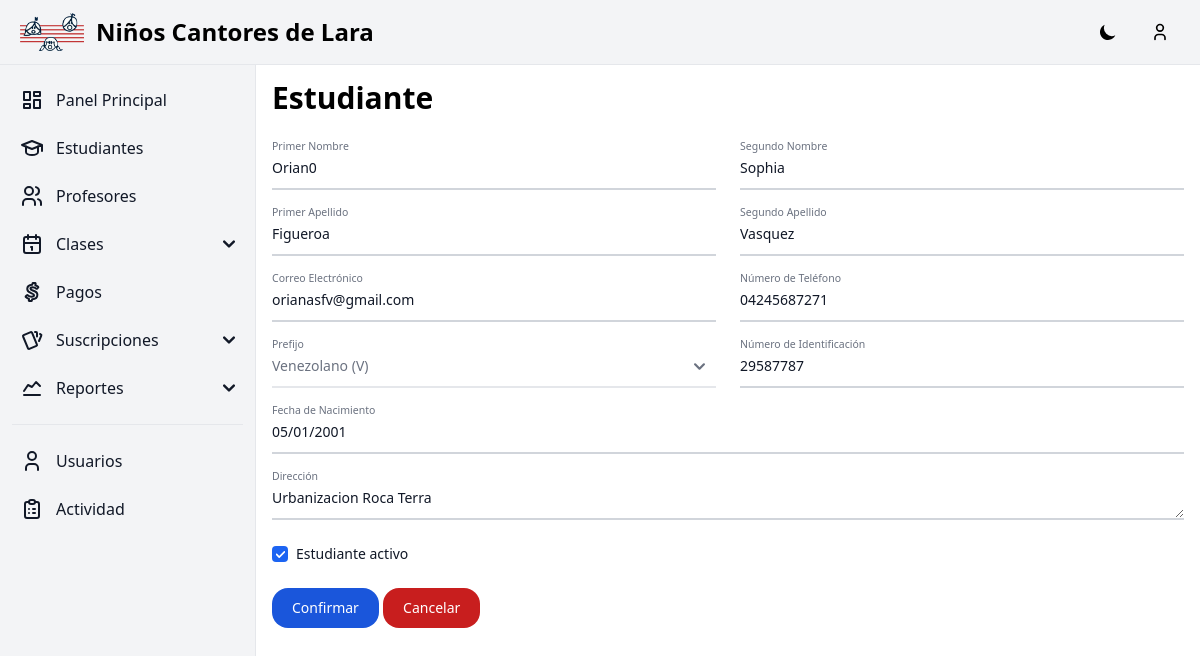
Before: /students/update/196/ (signed in) with the older database file.
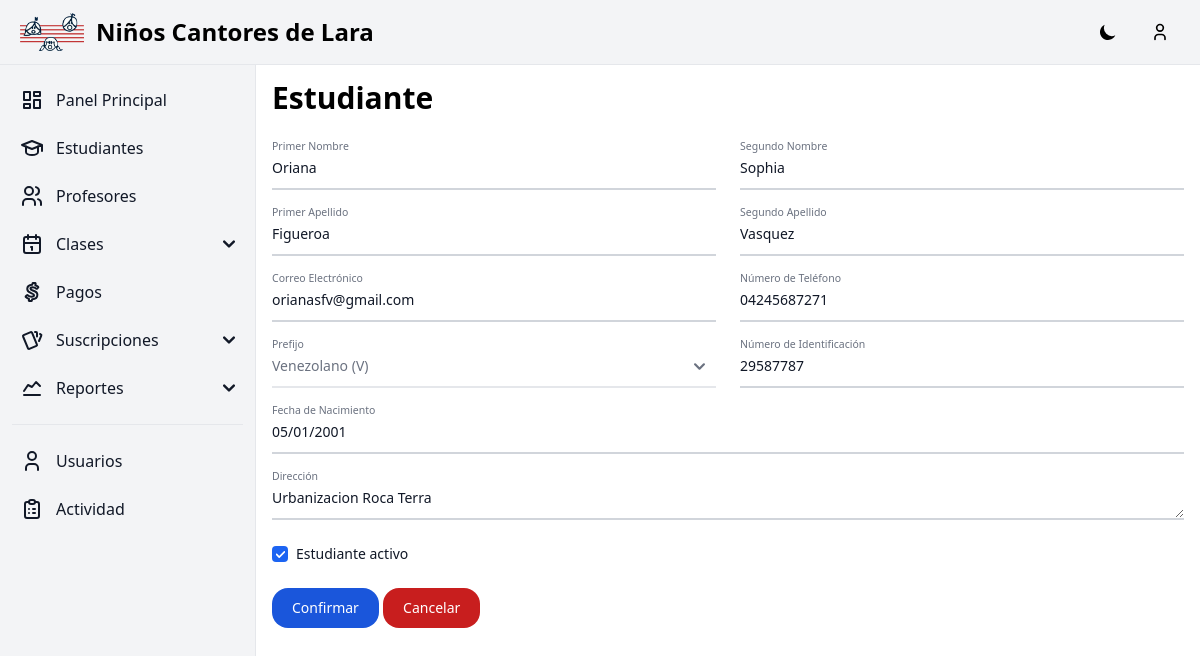
After: the same page with the newer database file.
### apps/home/models.py (models this page shows, shortened)
class Student(models.Model):
    identify_card = models.CharField(verbose_name=_('Identify Card'), max_length=20, blank=True, null=True)
    first_name = models.CharField(verbose_name=_('First Name'), max_length=255)
    second_name = models.CharField(verbose_name=_('Second Name'), max_length=255, blank=True, null=True)
    first_surname = models.CharField(verbose_name=_('First Surname'), max_length=255)
    second_surname = models.CharField(verbose_name=_('Second Surname'), max_length=255, blank=True, null=True)
    birthdate = models.DateField(verbose_name=_('Birthdate'))
    phone_number = models.CharField(verbose_name=_('Phone'), max_length=20)
    email = models.EmailField(verbose_name=_('Email'), )
    address = models.TextField(verbose_name=_('Address'), )
    is_active = models.BooleanField(verbose_name=_('Active'), default=True)
    class Meta:
        constraints = [
            UniqueConstraint(
                fields=['identify_card','first_name', 'second_name', 'first_surname', 'second_surname', 'birthdate'],
                name='unique_student'
            )
        ]

### apps/students/views.py (the view, shortened to what this page needs)
# urls.py: path('update/<int:pk>/', Student_UpdateView.as_view(), name='student-update'),
class Student_UpdateView(UpdateView):
    model = Student
    form_class = StudentForm
    template_name = 'forms/student_form.html'
    success_url = '/students/'
    def get_form(self, form_class=None):
        form = super(Student_UpdateView, self).get_form(form_class)
        instance = self.get_object()
        form.initial['identify_card_prefix'] = instance.identify_card[0]  # El primer carácter
        form.initial['identify_card_number'] = instance.identify_card[1:]  # Los caracteres restantes
        return form

### templates/forms/student_form.html (shortened to what the changed rows need)
{% extends "base.html" %}
{% block content %}
<h2 class="text-3xl font-extrabold dark:text-white">Estudiante</h2>
<form method="post" class='mt-8'>
    <div class="grid md:grid-cols-2 md:gap-6">
        <div class="relative z-0 w-full mb-6 group">
            {{ form.first_name }}
            <label for="{{ form.first_name.id_for_label }}" class="peer-focus:font-medium absolute text-sm text-gray-500 dark:text-gray-400 duration-300 transform -translate-y-6 scale-75 top-3 -z-10 origin-[0] peer-focus:left-0 peer-focus:text-blue-600 peer-focus:dark:text-blue-500 peer-placeholder-shown:scale-100 peer-placeholder-shown:translate-y-0 peer-focus:scale-75 peer-focus:-translate-y-6">{{ form.first_name.label }}</label>
        </div>
        <div class="relative z-0 w-full mb-6 group">
            {{ form.second_name }}
            <label for="{{ form.second_name.id_for_label }}" class="peer-focus:font-medium absolute text-sm text-gray-500 dark:text-gray-400 duration-300 transform -translate-y-6 scale-75 top-3 -z-10 origin-[0] peer-focus:left-0 peer-focus:text-blue-600 peer-focus:dark:text-blue-500 peer-placeholder-shown:scale-100 peer-placeholder-shown:translate-y-0 peer-focus:scale-75 peer-focus:-translate-y-6">{{ form.second_name.label }}</label>
        </div>
    </div>
    <div class="grid md:grid-cols-2 md:gap-6">
        <div class="relative z-0 w-full mb-6 group">
            {{ form.first_surname }}
            <label for="{{ form.first_surname.id_for_label }}" class="peer-focus:font-medium absolute text-sm text-gray-500 dark:text-gray-400 duration-300 transform -translate-y-6 scale-75 top-3 -z-10 origin-[0] peer-focus:left-0 peer-focus:text-blue-600 peer-focus:dark:text-blue-500 peer-placeholder-shown:scale-100 peer-placeholder-shown:translate-y-0 peer-focus:scale-75 peer-focus:-translate-y-6">{{ form.first_surname.label }}</label>
        </div>
        <div class="relative z-0 w-full mb-6 group">
            {{ form.second_surname }}
            <label for="{{ form.second_surname.id_for_label }}" class="peer-focus:font-medium absolute text-sm text-gray-500 dark:text-gray-400 duration-300 transform -translate-y-6 scale-75 top-3 -z-10 origin-[0] peer-focus:left-0 peer-focus:text-blue-600 peer-focus:dark:text-blue-500 peer-placeholder-shown:scale-100 peer-placeholder-shown:translate-y-0 peer-focus:scale-75 peer-focus:-translate-y-6">{{ form.second_surname.label }}</label>
        </div>
    </div>
    <div class="grid md:grid-cols-2 md:gap-6">
        <div class="relative z-0 w-full mb-6 group">
            {{ form.email }}
            <label for="{{ form.email.id_for_label }}" class="peer-focus:font-medium absolute text-sm text-gray-500 dark:text-gray-400 duration-300 transform -translate-y-6 scale-75 top-3 -z-10 origin-[0] peer-focus:left-0 peer-focus:text-blue-600 peer-focus:dark:text-blue-500 peer-placeholder-shown:scale-100 peer-placeholder-shown:translate-y-0 peer-focus:scale-75 peer-focus:-translate-y-6">{{ form.email.label }}</label>
        </div>
        <div class="relative z-0 w-full mb-6 group">
            {{ form.phone_number }}
            <label for="{{ form.phone_number.id_for_label }}" class="peer-focus:font-medium absolute text-sm text-gray-500 dark:text-gray-400 duration-300 transform -translate-y-6 scale-75 top-3 -z-10 origin-[0] peer-focus:left-0 peer-focus:text-blue-600 peer-focus:dark:text-blue-500 peer-placeholder-shown:scale-100 peer-placeholder-shown:translate-y-0 peer-focus:scale-75 peer-focus:-translate-y-6">{{ form.phone_number.label }}</label>
        </div>
    </div>
    <div class="relative z-0 w-full mb-6 group">
        {{ form.birthdate }}
        <label for="{{ form.birthdate.id_for_label }}" class="peer-focus:font-medium absolute text-sm text-gray-500 dark:text-gray-400 duration-300 transform -translate-y-6 scale-75 top-3 -z-10 origin-[0] peer-focus:left-0 peer-focus:text-blue-600 peer-focus:dark:text-blue-500 peer-placeholder-shown:scale-100 peer-placeholder-shown:translate-y-0 peer-focus:scale-75 peer-focus:-translate-y-6">{{ form.birthdate.label }}</label>
    </div>
    <div class="relative z-0 w-full mb-6 group">
        {{ form.address }}
        <label for="{{ form.address.id_for_label }}" class="peer-focus:font-medium absolute text-sm text-gray-500 dark:text-gray-400 duration-300 transform -translate-y-6 scale-75 top-3 -z-10 origin-[0] peer-focus:left-0 peer-focus:text-blue-600 peer-focus:dark:text-blue-500 peer-placeholder-shown:scale-100 peer-placeholder-shown:translate-y-0 peer-focus:scale-75 peer-focus:-translate-y-6">{{ form.address.label }}</label>
    </div>
    <div class="relative z-0 w-full mb-6 group">
        <div class="flex items-center">
            {{ form.is_active }}
            <label for="{{ form.is_active.id_for_label }}" class="ml-2 text-sm font-medium text-gray-900 dark:text-gray-300">{{ form.is_active.label }}</label>
        </div>
    </div>
</form>
{% endblock %}

Changed rows visible on the page:
changed Student "Sophia": first_name "Orian0" → "Oriana"
